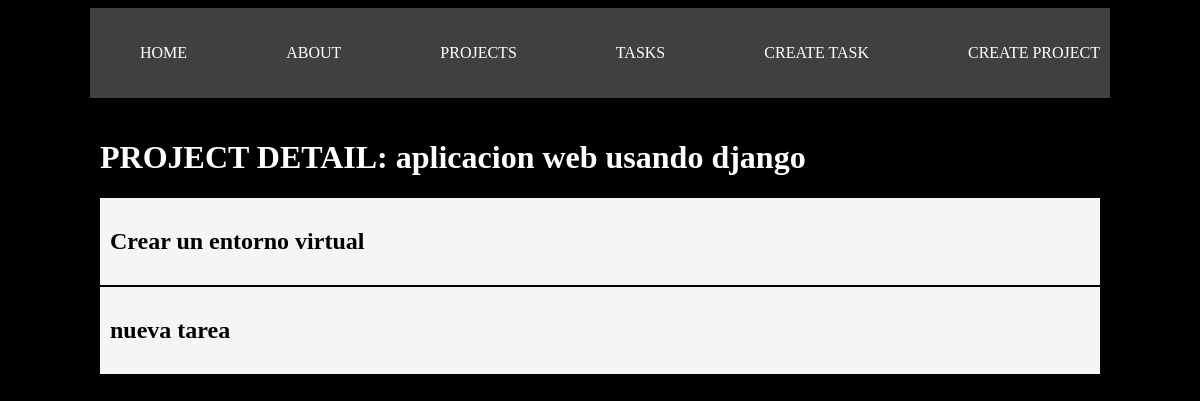
The app's page /projects/2 with its own data.
### myapp/models.py (models this page shows, shortened)
class Project(models.Model):
    name = models.CharField(max_length=200)
    def __str__(self) -> str:  # muestra el nombre en lista de admin
        return self.name

class Task(models.Model):
    title = models.CharField(max_length=200)
    description = models.TextField()
    project = models.ForeignKey(Project, on_delete=models.CASCADE)
    done = models.BooleanField(default=False)

### myapp/views.py (the view)
# urls.py: path('projects/<int:id>', views.project_detail, name='project_detail'),
def project_detail(request, id):
    project = get_object_or_404(Project, id=id)
    tasks = Task.objects.filter(project_id=id)
    return render(request, 'projects/detail.html', {
        'project': project,
        'tasks': tasks
    })

### myapp/templates/projects/detail.html
{% extends 'layout/base.html' %}
{% block content %}
<h1>PROJECT DETAIL: {{project}}</h1>
{% for task in tasks %}
<div class="cardone">
    <h2>{{task.title}}</h2>
</div>
{% endfor %}
{% endblock %}

### myapp/static/style/main.css (style rules this page uses)
body { background-color: black; color: rgb(255, 255, 255); }
.cardone { background-color: whitesmoke; color: black; padding: 10px; margin-bottom: 2px; }

### records on screen
Project: name "aplicacion web usando django"
Task: title "Crear un entorno virtual"
Task: title "nueva tarea"
